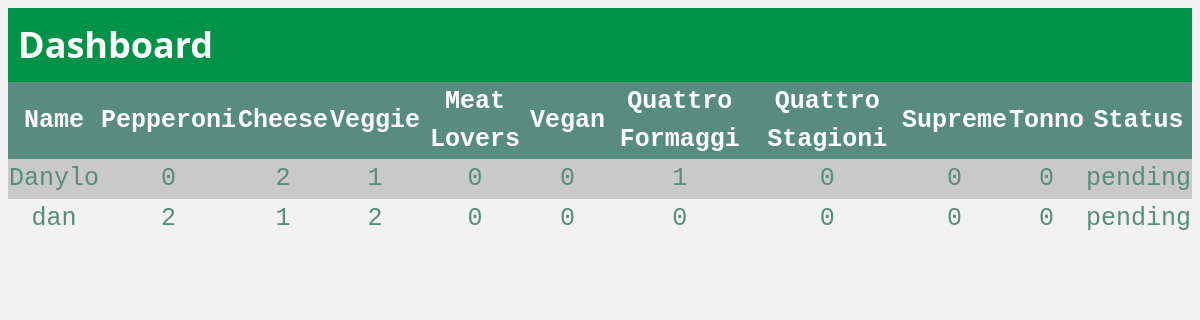
Page /dashboard on the earlier database version.
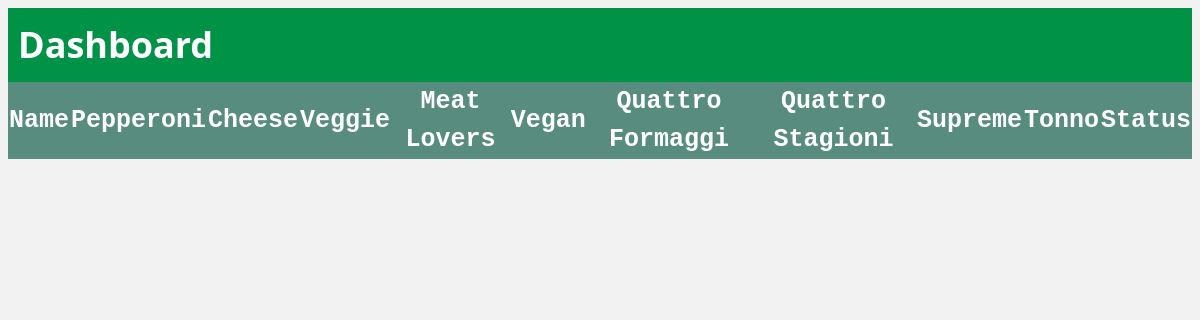
Same page on the later database version.
### tables this page shows
CREATE TABLE orders (id INTEGER PRIMARY KEY AUTOINCREMENT, name TEXT, pepperoni TEXT, cheese TEXT, veggie TEXT, meat_lovers TEXT, vegan TEXT, quattro_formaggi TEXT, quattro_stagioni TEXT, supreme TEXT, tonno TEXT, status TEXT);

### app.py (the view)
@app.route('/dashboard', methods=['GET', 'POST'])
def dashboard():
    conn = get_db()
    cursor = conn.cursor()
    cursor.execute('SELECT * FROM orders WHERE status = "pending"')
    orders = cursor.fetchall()
    cursor.close()
    if request.method == 'POST':
        order_id = request.form.get('order_id')
        status = request.form.get('status')
        conn = get_db()
        cursor = conn.cursor()
        cursor.execute('''UPDATE orders SET status = ? WHERE id = ?''', (status, order_id))
        conn.commit()
        cursor.close()
        return render_template('dashboard.html', orders=orders)
    else:
        return render_template('dashboard.html', orders=orders)

### app.py (called while the page is built)
def get_db():
    db = getattr(g, '_database', None)
    if db is None:
        db = g._database = sqlite3.connect(app.config['DATABASE'])
        db.row_factory = sqlite3.Row
    return db

### templates/dashboard.html (shortened to what this page needs)
<!DOCTYPE html>
<html lang="en">
<head>
    <link rel="stylesheet" href="{{ url_for('static', filename='styles.css') }}">
</head>
<body>
    <header>
        <h1>Dashboard</h1>
    </header>
    <table>
      <thead>
          <tr>
            <th>Name</th>
            <th>Pepperoni</th>
            <th>Cheese</th>
            <th>Veggie</th>
            <th>Meat Lovers</th>
            <th>Vegan</th>
            <th>Quattro Formaggi</th>
            <th>Quattro Stagioni</th>
            <th>Supreme</th>
            <th>Tonno</th>
            <th>Status</th>
          </tr>
      </thead>
      <tbody class="pizza_name">
          {% for order in orders %}
              <tr>
                    <td>{{ order['name'] }}</td>
                    <td>{{ order['pepperoni'] }}</td>
                    <td>{{ order['cheese'] }}</td>
                    <td>{{ order['veggie'] }}</td>
                    <td>{{ order['meat_lovers'] }}</td>
                    <td>{{ order['vegan'] }}</td>
                    <td>{{ order['quattro_formaggi'] }}</td>
                    <td>{{ order['quattro_stagioni'] }}</td>
                    <td>{{ order['supreme'] }}</td>
                    <td>{{ order['tonno'] }}</td>
                    <td>{{ order['status'] }}</td>
              </tr>
          {% endfor %}
    </tbody>
    </table>
</body>
</html>

Differences in the rows shown:
removed orders: name "Danylo", pepperoni "0", cheese "2", veggie "1", meat_lovers "0", vegan "0", quattro_formaggi "1", quattro_stagioni "0", supreme "0", tonno "0", status "pending"
removed orders: name "dan", pepperoni "2", cheese "1", veggie "2", meat_lovers "0", vegan "0", quattro_formaggi "0", quattro_stagioni "0", supreme "0", tonno "0", status "pending"
